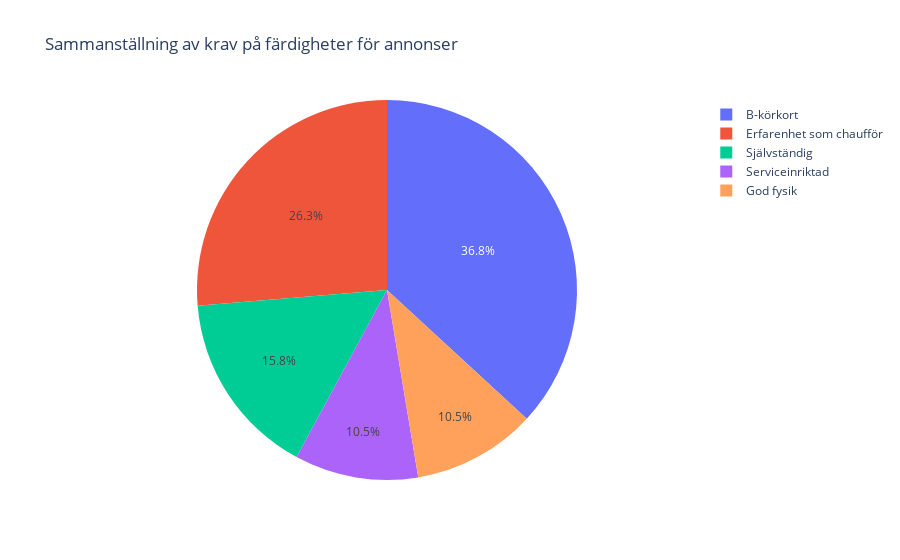
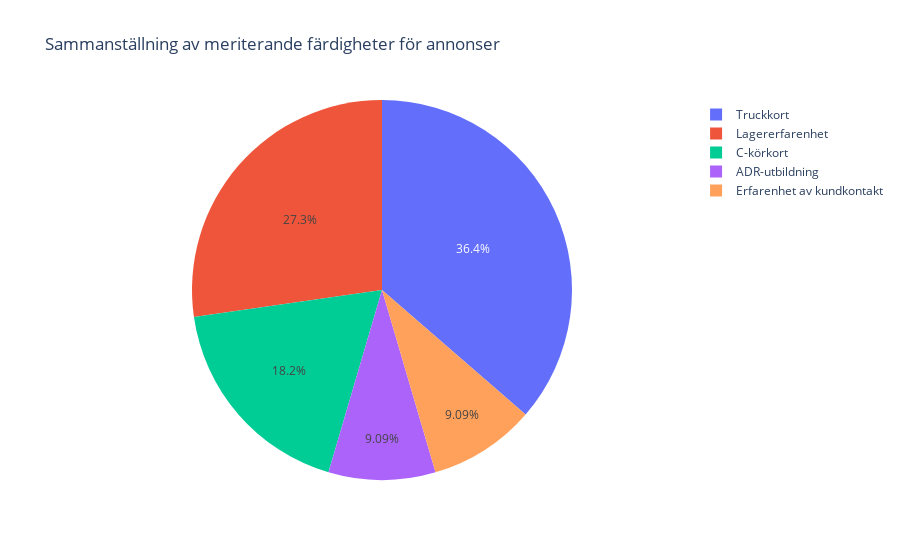

Source (notebook cell) for these figures, in order:
### Markdown cell above
# Prompt 1: Sammanställning för ett occupation_field
### vald/filtrerad df, prompt, df för skills, sammanställd text och piechart

### Code cell
# skapa objekt för gemini med api key
load_dotenv()
client = genai.Client(api_key=os.getenv("GEMINI_API_KEY"))

# filtrera df
current_df = df_transport[["occupation_field", "headline", "description"]].iloc[:10]

# lägg in info till prompt för generell sammanställning för översikt
promt = f"""Du är en rekryterare inom {current_df["occupation_field"]}.
Plocka ut max 5 av dom vanligast nämnda kraven och max 5 av dom vanligast nämnda meriterade/eftertraktade färdigheterna,
och ett sammanställt antal av dessa som efterfrågas i dessa jobbannonser {current_df["description"]}, detta ska enkelt kunna användas till en plot i en dashboard
skriv även en sammanfattning av krav och meriter som du skriver ut för jobb fältet för att tydligt beskriva vad som sökt och är mest eftertraktat just nu enligt annonserna:

Output ska vara i detta formatet enbart: 

{{
    "sammanfattning": "sammanfattnings text",
    "krav": [erfarenhet1, erfarenhet2, ...],
    "antal krav": [summa erfarenhet1, erfarenhet2..],
    "meriterande": [meriterande1,meriterande2, ... ],
    "antal meriterande": [summa meriterande1,meriterande2..]
    
}}
"""
# skicka in prompt till gemini
model = oldGenai.GenerativeModel(
        model_name="gemini-2.0-flash",
        generation_config=GenerationConfig(
            temperature=0.0,         
            top_p=1.0,  # Säkerställer att sampling inte påverkas   #verkar inte göra skillnad
            top_k=1     # Tar bort variation)                       #verkar inte göra skillnad    
        )
    )
response = model.generate_content(promt)

# städa response text från gemini
cleaned = response.text.replace("\n", "").strip("```json")
data = json.loads(cleaned)

# strukturera upp datan i dfs för plots och en text-string för sammanfattning
krav_df = pd.DataFrame({
    "Krav": data["krav"],
    "Antal": data["antal krav"]
})
merit_df = pd.DataFrame({
    "Krav": data["meriterande"],
    "Antal": data["antal meriterande"]
})
summary = data["sammanfattning"]

# skriv ut sammanfattning och plots
print(summary)
fig1 = px.pie(krav_df, names="Krav", values="Antal", title="Sammanställning av krav på färdigheter för annonser")
fig2 = px.pie(merit_df, names="Krav", values="Antal", title="Sammanställning av meriterande färdigheter för annonser")
fig1.show(), fig2.show()

### Figure 1 — Plotly figure (JSON) as saved in the notebook; plotly's stock layout.template omitted (floating-point values rounded to 4 significant figures)
{"data": [{"domain": {"x": [0, 1], "y": [0, 1]}, "hovertemplate": "Krav=%{label}<br>Antal=%{value}<extra></extra>", "labels": ["B-körkort", "Erfarenhet som chaufför", "Självständig", "Serviceinriktad", "God fysik"], "legendgroup": "", "name": "", "showlegend": true, "type": "pie", "values": [7, 5, 3, 2, 2]}], "layout": {"legend": {"tracegroupgap": 0}, "title": {"text": "Sammanställning av krav på färdigheter för annonser"}}}

### Figure 2 — Plotly figure (JSON) as saved in the notebook; plotly's stock layout.template omitted (floating-point values rounded to 4 significant figures)
{"data": [{"domain": {"x": [0, 1], "y": [0, 1]}, "hovertemplate": "Krav=%{label}<br>Antal=%{value}<extra></extra>", "labels": ["Truckkort", "Lagererfarenhet", "C-körkort", "ADR-utbildning", "Erfarenhet av kundkontakt"], "legendgroup": "", "name": "", "showlegend": true, "type": "pie", "values": [4, 3, 2, 1, 1]}], "layout": {"legend": {"tracegroupgap": 0}, "title": {"text": "Sammanställning av meriterande färdigheter för annonser"}}}
